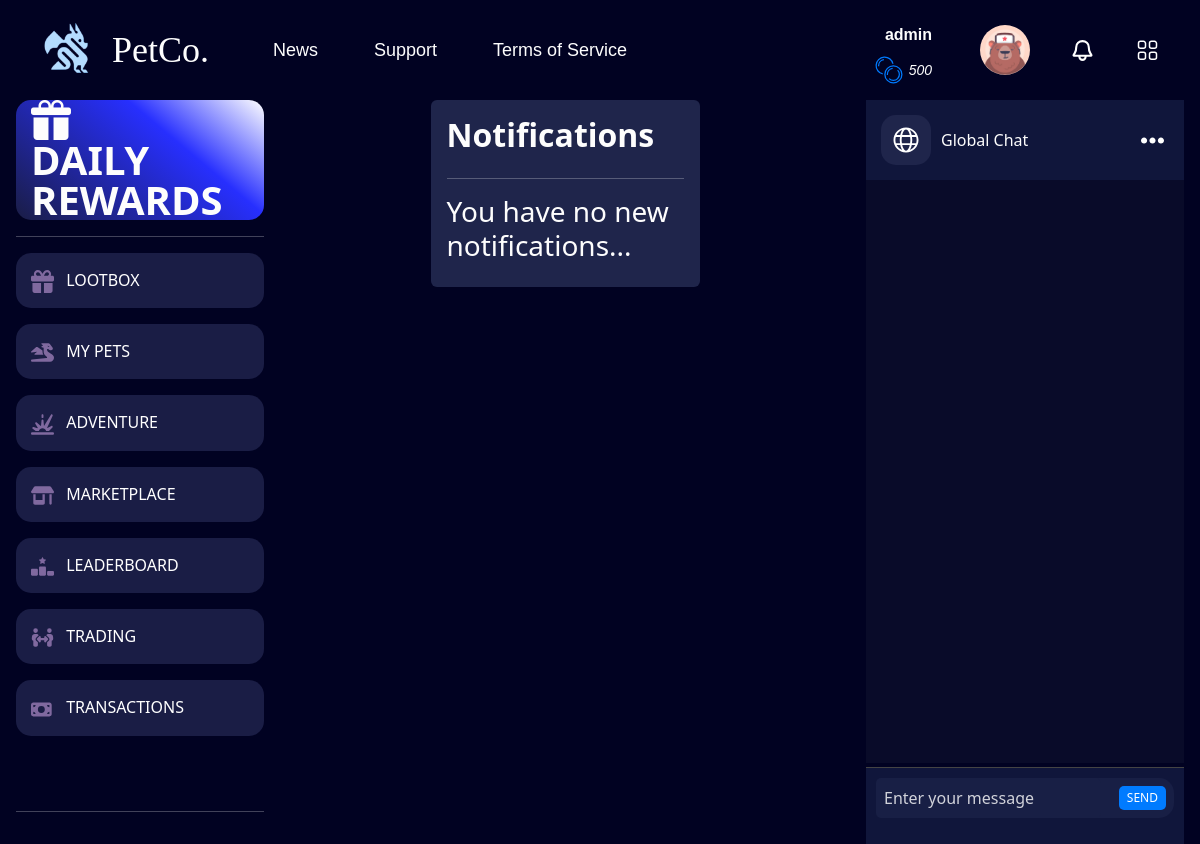
/notifications/ (signed in), run on an earlier commit of the app's database.
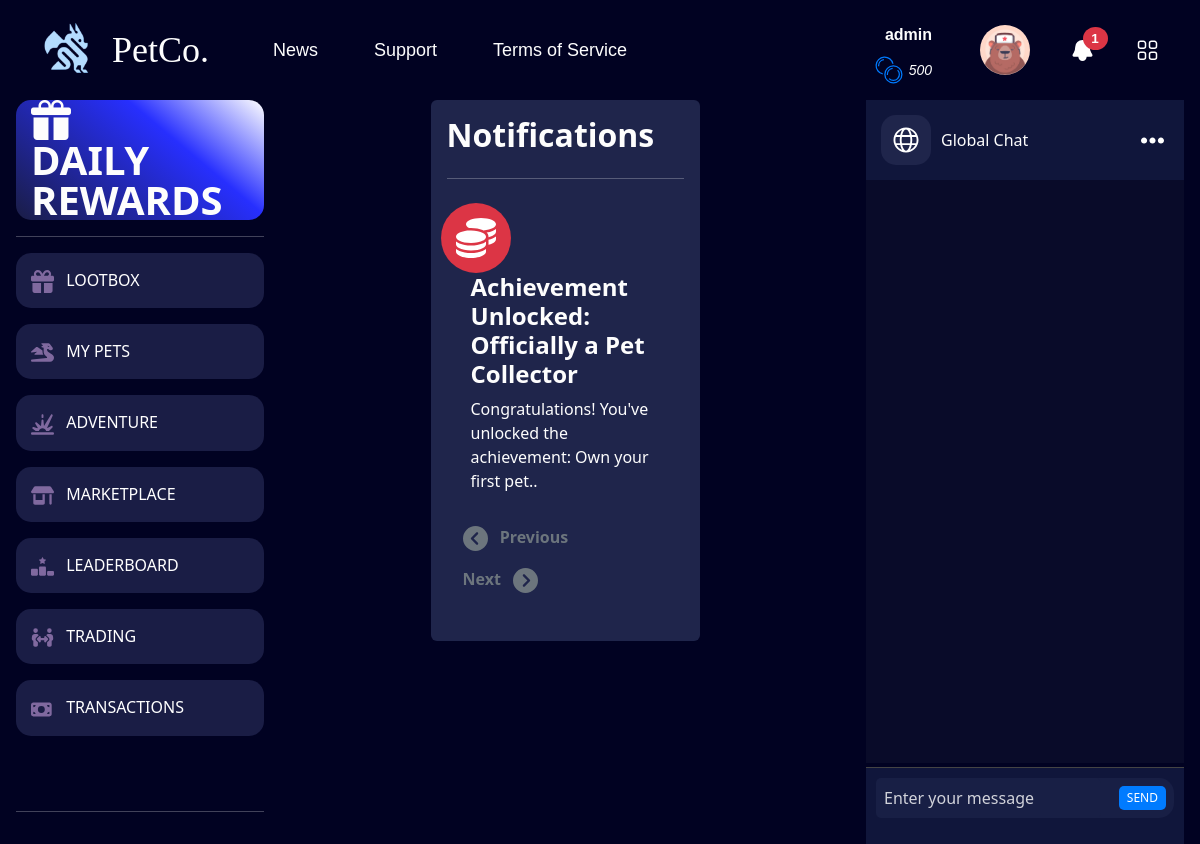
And on a later commit of the database.
### notification/models.py (models this page shows)
class Notification(models.Model):
    class Status(models.TextChoices):
        unread = "Unread"
        read = "Read"
    user = models.ForeignKey(User, on_delete=models.CASCADE)
    notif_status = models.TextField(choices=Status.choices, default=Status.unread)
    title = models.CharField(max_length=255)
    text = models.TextField()
    created_at = models.DateTimeField(default=timezone.now)
    claim_coins = models.IntegerField(default=0)
    link = models.URLField(max_length=255, blank=True, null=True)

### notification/views.py (the view, shortened to what this page needs)
# urls.py: path('', views.notification_page, name='notifications'),
def notification_page(request):
    profile = Profile.objects.get(user=request.user)
    items_per_page = 5
    notifications = Notification.objects.filter(user=request.user)
    notifications = notifications.order_by("notif_status").order_by("created_at").reverse()
    if request.GET and request.GET.get("notif-read"):
        notif = Notification.objects.get(id=request.GET.get('notif-read'))
        if notif.notif_status == Notification.Status.unread:
            notif.notif_status = Notification.Status.read
            notif.save()
        return redirect(notif.link)
    paginator = Paginator(notifications, items_per_page)
    page = request.GET.get('page', 1)
    notifications = paginator.get_page(page)
    return render(request, "notification_page.html", {'profile': profile, "notifications_list": notifications})

### base_template/context_processor.py (called while the page is built)
def profile_context(request):
    if request.user.is_authenticated:
        try:
            profile = Profile.objects.get(user = request.user)
            return {'navbar_profile': profile}
        except Profile.DoesNotExist:
            return {'navbar_profile': None}
    return {'navbar_profile': None}

### login_register/models.py (called while the page is built)
    def get_profile_image_url(self):
        if self.uploaded_avatar:
            return self.uploaded_avatar.url
        elif self.avatar:
            return f'/media/avatars/{self.avatar}'
        return '/media/avatars/avatar1.png'

### notification/context_processor.py (called while the page is built)
def notification_context(request):
    if request.user.is_authenticated:
        notifications = Notification.objects.filter(user=request.user, notif_status=Notification.Status.unread).count()
        return {'notifications': notifications}
    return {'notifications': 0}

### notification/templates/notification_page.html (shortened to what this page needs)
{% extends 'base.html' %}
{% load static %}
{% block css %}
    <link rel="stylesheet" href="{% static 'notif.css' %}">
{% endblock %}
{% block content %}
    <div class="d-flex h-100 justify-content-center">
        <div class="flex-grow-1 notification_container rounded p-3 d-flex flex-column">
            <h2 class="fw-bold">Notifications</h2>
            <hr>
            {% if notifications_list %}
                <div class="d-flex flex-column justify-content-between flex-grow-1">
                <div>
                {% for notification in notifications_list %}
                    <div class="container p-2 notif-block">
                        <div class="row px-3">
                            <div class="col-2 d-flex justify-content-center align-items-center">
                                <div class="notif-icon-cont rounded-circle d-flex justify-content-center align-items-center {% if notification.title == "Trade Request" or notification.title == "Trade Accepted" or notification.title == "Trade Declined"%}bg-primary{% else %}bg-danger{% endif %}">
                                </div>
                            </div>
                            <div class="col">
                                <h4 class="fw-bold">{{ notification.title }}</h4>
                                <p>{{ notification.text }}</p>
                            </div>
                        </div>
                    </div>
                {% endfor %}
                </div>
                <div class="mb-4 align-self-center">
                    <ul class="nav flex-row justify-content-between">
                        <li class="nav-item">
                            {% if notifications_list.has_previous %}
                                <a href="?page={{ notifications_list.previous_page_number }}" class="nav-link text-white fw-bold">
                                    <svg class="pe-2" xmlns="http://www.w3.org/2000/svg" height="25px" fill="#ffffff" viewBox="0 0 512 512"><path d="M512 256A256 256 0 1 0 0 256a256 256 0 1 0 512 0zM271 135c9.4-9.4 24.6-9.4 33.9 0s9.4 24.6 0 33.9l-87 87 87 87c9.4 9.4 9.4 24.6 0 33.9s-24.6 9.4-33.9 0L167 273c-9.4-9.4-9.4-24.6 0-33.9L271 135z"/></svg>
                                    Previous
                                </a>
                            {% else %}
                                <a href="#" class="disabled nav-link text-secondary fw-bold">
                                    Previous
                                </a>
                            {% endif %}
                        </li>
                        <li class="nav-item">
                            {% if notifications_list.has_next %}
                                <a href="?page={{ notifications_list.next_page_number }}" class="nav-link text-white fw-bold">
                                    Next
                                    <svg class="ps-2" xmlns="http://www.w3.org/2000/svg" height="25px" fill="#ffffff" viewBox="0 0 512 512"><path d="M0 256a256 256 0 1 0 512 0A256 256 0 1 0 0 256zM241 377c-9.4 9.4-24.6 9.4-33.9 0s-9.4-24.6 0-33.9l87-87-87-87c-9.4-9.4-9.4-24.6 0-33.9s24.6-9.4 33.9 0L345 239c9.4 9.4 9.4 24.6 0 33.9L241 377z"/></svg>
                                </a>
                            {% else %}
                                <a href="#" class="disabled nav-link text-secondary fw-bold">
                                    Next
                                </a>
                            {% endif %}
                        </li>
                    </ul>
                </div>
                </div>
            {% else %}
                <h3>You have no new notifications...</h3>
            {% endif %}
        </div>
    </div>
{% endblock %}

### base_template/templates/base.html (shortened to what the changed rows need)
{% load static %}
<html>
  <head>
    <link rel="stylesheet" href="https://cdn.jsdelivr.net/npm/bootstrap@5.3.3/dist/css/bootstrap.min.css">
    <link rel="stylesheet" href="{% static 'base.css' %}"/>
    <link rel="stylesheet" href="https://cdn.jsdelivr.net/npm/bootstrap-icons@1.11.3/font/bootstrap-icons.min.css">
      {% block css %}
      {% endblock %}
  </head>
  <body class = "bg-body-tertiary">
    <nav class="navbar navbar-expand-sm bg-body-tertiary header-nav">
      <div>
        <ul class="navbar-nav me-auto custom-navbar">
          <li class="nav-item position-relative right-top">
              <a href="{% url 'notifications' %}" class="">
                  {% if notifications > 100 %}
                      <svg width="25px" height="25px" viewBox="0 0 24 24" fill="white" xmlns="http://www.w3.org/2000/svg" stroke="#ffffff"><g id="SVGRepo_bgCarrier" stroke-width="0"></g><g id="SVGRepo_tracerCarrier" stroke-linecap="round" stroke-linejoin="round"></g><g id="SVGRepo_iconCarrier"> <path d="M9.00195 17H5.60636C4.34793 17 3.71872 17 3.58633 16.9023C3.4376 16.7925 3.40126 16.7277 3.38515 16.5436C3.37082 16.3797 3.75646 15.7486 4.52776 14.4866C5.32411 13.1835 6.00031 11.2862 6.00031 8.6C6.00031 7.11479 6.63245 5.69041 7.75766 4.6402C8.88288 3.59 10.409 3 12.0003 3C13.5916 3 15.1177 3.59 16.2429 4.6402C17.3682 5.69041 18.0003 7.11479 18.0003 8.6C18.0003 11.2862 18.6765 13.1835 19.4729 14.4866C20.2441 15.7486 20.6298 16.3797 20.6155 16.5436C20.5994 16.7277 20.563 16.7925 20.4143 16.9023C20.2819 17 19.6527 17 18.3943 17H15.0003M9.00195 17L9.00031 18C9.00031 19.6569 10.3435 21 12.0003 21C13.6572 21 15.0003 19.6569 15.0003 18V17M9.00195 17H15.0003" stroke="#ffffff" stroke-width="2" stroke-linecap="round" stroke-linejoin="round"></path> </g></svg>
                      <span class="position-absolute bottom-50 start-50 badge rounded-circle bg-danger">99+</span>
                  {% elif notifications > 0  %}
                      <span class="position-absolute bottom-50 start-50 badge rounded-circle bg-danger">{{ notifications }}</span>
                  {% endif %}
              </a>
          </li>
        </ul>
      </div>
    </nav>
    <div class="d-flex main-content">
      <div class="flex-grow-1 p-3 pt-0 main-content-scrollable">
          {% block content %}
          {% endblock %}
      </div>
      {% include "chat/chatbox.html" %}
    </div>
  </body>

What changed in the data, as far as the page shows it:
added Notification: title "Achievement Unlocked: Officially a Pet Collector", text "Congratulations! You've unlocked the achievement: Own your first pet.."
Also different on the page:
{{ notifications }}: (not shown) → "1"
text no longer shown: "You have no new notifications..."
text now shown: "Previous Next"
